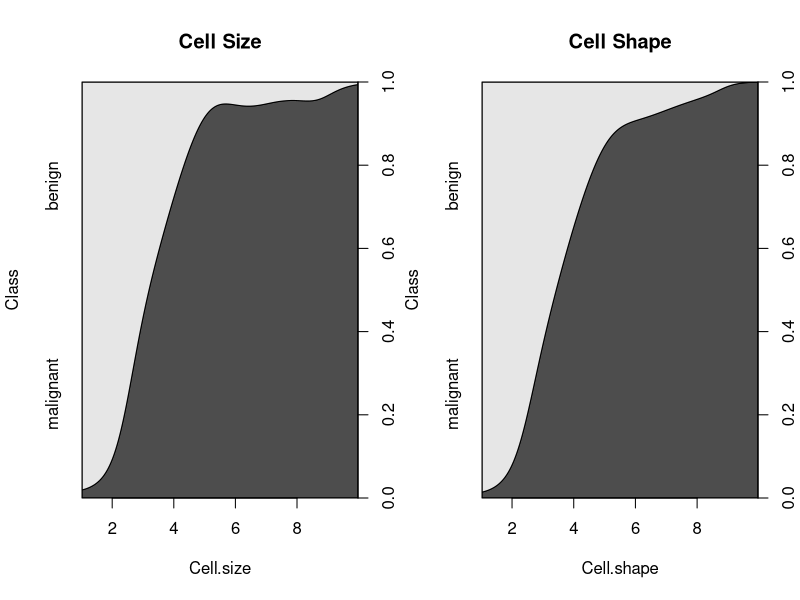
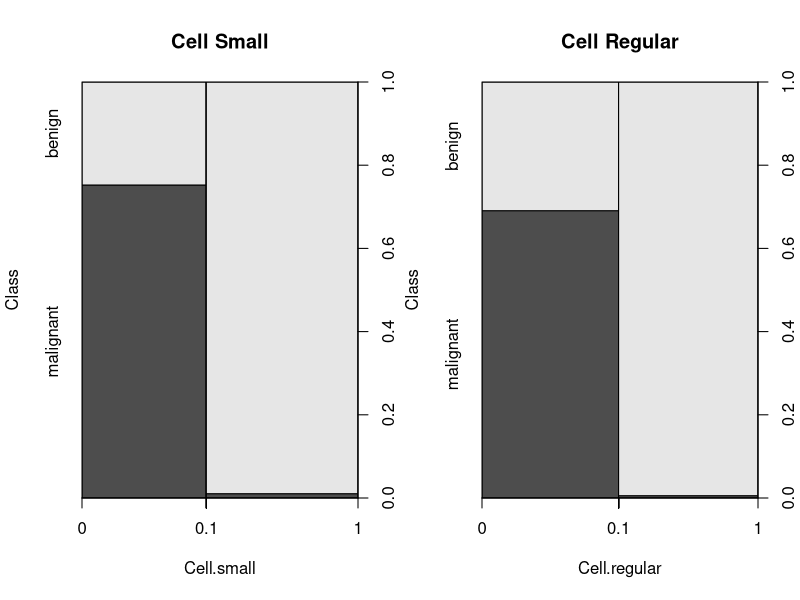
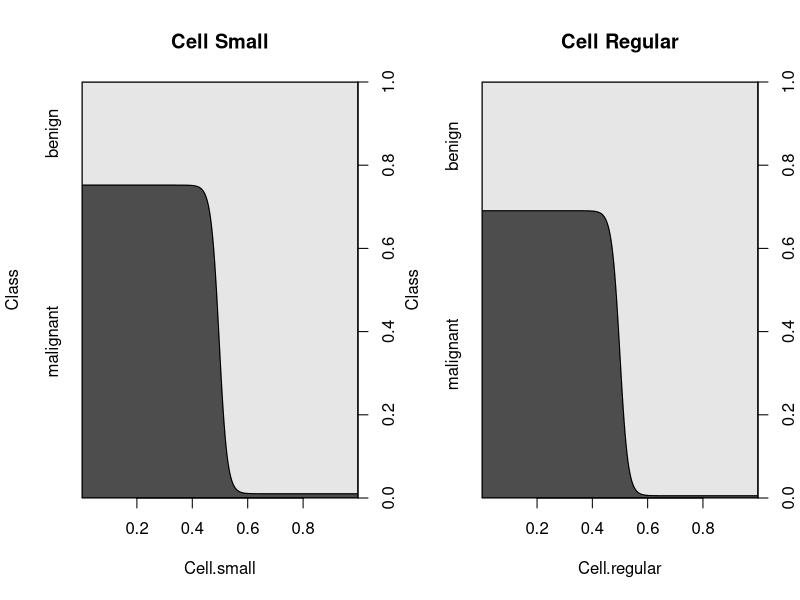

Write R code to recreate these figures, in order.
## ---- chunk 1
library(mlbench)
?BreastCancer
data(BreastCancer)
str(BreastCancer)
head(BreastCancer)
summary(BreastCancer$Class)
## ---- chunk 2
glm0 <- glm(formula = Class ~ Cell.size + Cell.shape, family = binomial, data=BreastCancer)
## ---- chunk 3
summary(BreastCancer$Cell.size)
summary(BreastCancer$Cell.shape)
#a
BreastCancer$Cell.small <- ifelse (BreastCancer$Cell.size == 1, 1, 0)
summary(BreastCancer$Cell.small)
#b
BreastCancer$Cell.regular <- ifelse (BreastCancer$Cell.shape == 1, 1, 0)
summary(BreastCancer$Cell.regular)
## ---- chunk 4
attach(BreastCancer)
par(mfrow=c(1,2))
cdplot(Class~Cell.size, main="Cell Size")
cdplot(Class~Cell.shape, main="Cell Shape")
## ---- chunk 5
par(mfrow=c(1,2))
plot(Class~Cell.small, main="Cell Small")
plot(Class~Cell.regular, main="Cell Regular")
cdplot(Class~Cell.small, main="Cell Small")
cdplot(Class~Cell.regular, main="Cell Regular")
smallSum <- sum(Cell.small == 1)
notSmallSum <- sum(Cell.small == 0)
regSum <- sum(Cell.regular == 1)
notRegSum <- sum(Cell.regular == 0)
sSum <- sum(Cell.small == 1 & Class == "malignant")
nsSum <- sum(Cell.small == 0 & Class == "malignant")
rSum <- sum(Cell.regular == 1 & Class == "malignant")
nrSum <- sum(Cell.regular == 0 & Class == "malignant")
#a
print(paste("Percentage of small and malignant is ", sSum/smallSum*100))
#b
print(paste("Percentage of not small and malignant is ", nsSum/notSmallSum*100))
#c
print(paste("Percentage of regular and malignant is ", rSum/regSum*100))
#d
print(paste("Percentage of not regular and malignant is ", nrSum/notRegSum*100))
## ---- chunk 6
set.seed(1234)
i <- sample(1:nrow(BreastCancer), 0.80*nrow(BreastCancer), replace=FALSE)
train <- BreastCancer[i,]
test <- BreastCancer[-i,]
## ---- chunk 7
glm1 <- glm(Class~Cell.small + Cell.regular, data = train, family = "binomial")
summary(glm1)
#a
print(paste("The small and regular predictors seem to be very good because they have extremely low p-value."))
#b
print(paste("The null deviance is measured to be lack of fit for y-intercept. The residual deviance is lack of fit for entire model. This is a good model becuase it's better to see the Residual deviance lower than the Null deviance."))
#c
print(paste("The AIC is useful in comparing models. It penalizes more complex models and is based on deviance."))
## ---- chunk 8
probs <- predict(glm1, newdata = test, type="response")
pred <- ifelse (probs>0.5, 2, 1)
acc1 <- mean(pred==as.integer(test$Class))
print(paste("glm1 accuracy is ", acc1))
library(caret)
preds <- factor(ifelse(probs>0.5, "malignant", "benign"))
confusionMatrix(preds, reference=test$Class)
## ---- chunk 9
coEF1 <- glm1$coefficients[2]
#a
print(paste("The coefficient of Cell.small is ", coEF1))
#b
print(paste("The coefficient of small is negative so it has a negative correlation between Cell.small and the chance of BreastCancer being malignant."))
#c
exp(coEF1)/(1+exp(coEF1))
#d
glm2 <- glm(Class~Cell.small+Cell.regular, data=BreastCancer, family="binomial")
coEF2 <- glm2$coefficients[2]
exp(coEF2)/(1+exp(coEF2))
print(paste("The estimated probability of malignancy is .00916643"))
print(paste("The malignancy over all BreastCancer is .01728389"))
print(paste("They are close in the sense that they are both small, but one is double the other. I think the data set is too small to get a proper understanding."))
## ---- chunk 10
glm_small <- glm(Class~Cell.small, data=train, family="binomial")
glm_regular <- glm(Class~Cell.regular, data=train, family="binomial")
anova(glm_small, glm_regular, glm1)
AIC(glm_small, glm_regular, glm1)
## ---- chunk 11
library(e1071)
nb1 <- naiveBayes(Class~Cell.small+Cell.regular, data=train)
nb1
#a
print(paste("The percentage of training data that is benign is 65.29517"))
#b
print(paste("The likelihood that a malignant sample is not small is 98.969072"))
#c
print(paste("The likelihood that a malignant sample is not regular is 98.969072"))
## ---- chunk 12
raw <- predict(nb1, newdata=test, type="raw")
pred2 <- predict(nb1, newdata=test, type="class")
confusionMatrix(pred2, test$Class)
